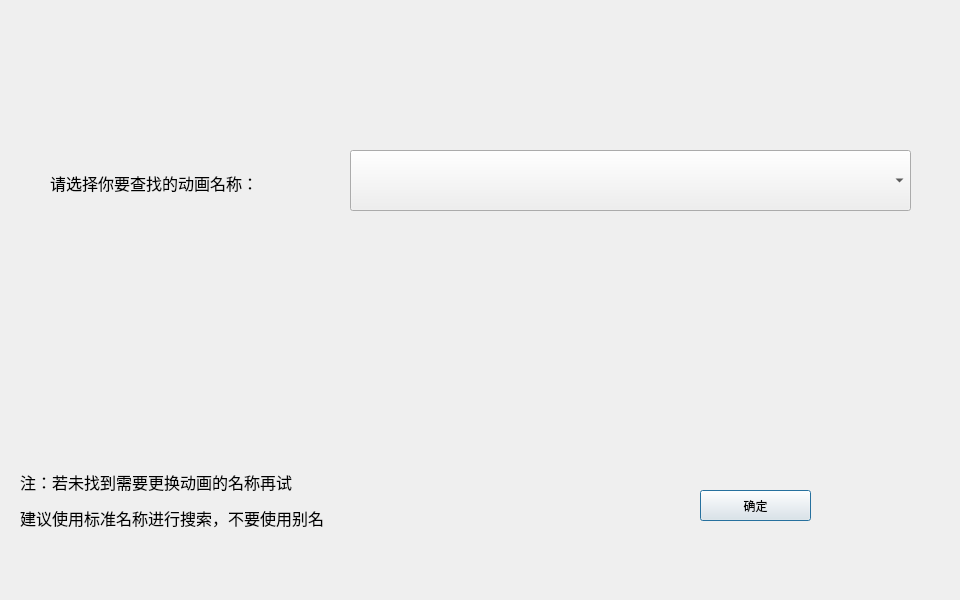
<?xml version="1.0" encoding="UTF-8"?>
<ui version="4.0">
 <class>Dialog</class>
 <widget class="QDialog" name="Dialog">
  <property name="geometry">
   <rect>
    <x>0</x>
    <y>0</y>
    <width>960</width>
    <height>600</height>
   </rect>
  </property>
  <property name="windowTitle">
   <string>Dialog</string>
  </property>
  <widget class="QLabel" name="label">
   <property name="geometry">
    <rect>
     <x>50</x>
     <y>170</y>
     <width>301</width>
     <height>71</height>
    </rect>
   </property>
   <property name="text">
    <string>&lt;html&gt;&lt;head/&gt;&lt;body&gt;&lt;p&gt;&lt;span style=&quot; font-size:12pt;&quot;&gt;请选择你要查找的动画名称：&lt;/span&gt;&lt;/p&gt;&lt;p&gt;&lt;span style=&quot; font-size:12pt;&quot;&gt;&lt;br/&gt;&lt;/span&gt;&lt;/p&gt;&lt;/body&gt;&lt;/html&gt;</string>
   </property>
  </widget>
  <widget class="QComboBox" name="comboBox">
   <property name="geometry">
    <rect>
     <x>350</x>
     <y>150</y>
     <width>561</width>
     <height>61</height>
    </rect>
   </property>
  </widget>
  <widget class="QLabel" name="label_2">
   <property name="geometry">
    <rect>
     <x>20</x>
     <y>440</y>
     <width>431</width>
     <height>121</height>
    </rect>
   </property>
   <property name="text">
    <string>&lt;html&gt;&lt;head/&gt;&lt;body&gt;&lt;p&gt;&lt;span style=&quot; font-size:12pt;&quot;&gt;注：若未找到需要更换动画的名称再试&lt;/span&gt;&lt;/p&gt;&lt;p&gt;&lt;span style=&quot; font-size:12pt;&quot;&gt;建议使用标准名称进行搜索，&lt;/span&gt;&lt;span style=&quot; font-size:12pt;&quot;&gt;不要使用别名&lt;/span&gt;&lt;/p&gt;&lt;/body&gt;&lt;/html&gt;</string>
   </property>
  </widget>
  <widget class="QPushButton" name="Okbutton">
   <property name="geometry">
    <rect>
     <x>700</x>
     <y>490</y>
     <width>111</width>
     <height>31</height>
    </rect>
   </property>
   <property name="text">
    <string>确定</string>
   </property>
  </widget>
 </widget>
 <resources/>
 <connections/>
</ui>
